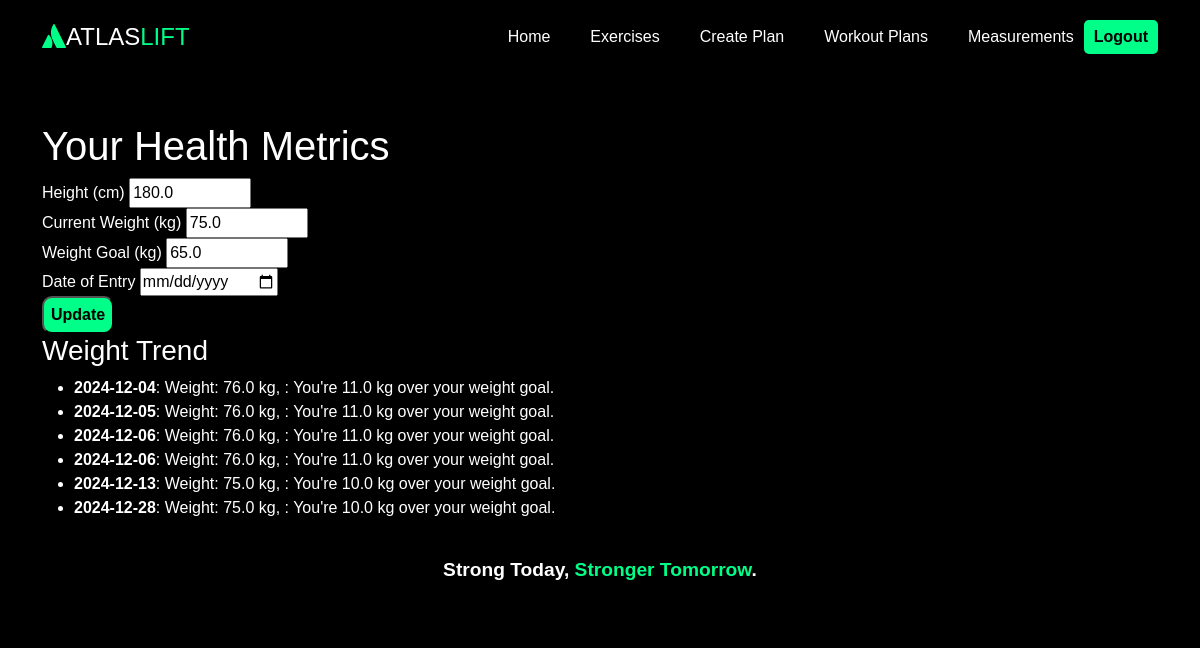
/health_metrics (signed in), run on the app's committed database.
### models.py (models this page shows, shortened)
class HealthMetrics(db.Model):
    __tablename__ = 'health_metrics'
    id = db.Column(db.Integer, primary_key=True)
    user_id = db.Column(db.Integer, db.ForeignKey('users.id'), nullable=False)
    height = db.Column(db.Float)
    current_weight = db.Column(db.Float, nullable=False)
    weight_goal = db.Column(db.Float, nullable=True)
    weight_history = db.relationship('WeightHistory', backref='health_metrics', lazy=True)
    user = db.relationship('User', backref='health_metrics')

class WeightHistory(db.Model):
    __tablename__ = 'weight_history'
    id = db.Column(db.Integer, primary_key=True)
    health_metrics_id = db.Column(db.Integer, db.ForeignKey('health_metrics.id'), nullable=False)
    date = db.Column(db.Date, nullable=False)
    weight = db.Column(db.Float, nullable=False)

### app.py (the view, shortened to what this page needs)
    @app.route('/health_metrics', methods=['GET', 'POST'])
    @login_required
    def health_metrics():
        metrics = HealthMetrics.query.filter_by(user_id=current_user.id).first()
        form = UpdateHealthMetricsForm()
        if metrics:
            form.height.data = metrics.height
            form.current_weight.data = metrics.current_weight
            form.weight_goal.data = metrics.weight_goal
        weight_trend = metrics.weight_history if metrics else []
        weight_trend_info = []
        for entry in weight_trend:
            difference = metrics.weight_goal - entry.weight
            if difference > 0:
                trend_message = f": You're {difference} kg under your weight goal."
            elif difference < 0:
                trend_message = f": You're {abs(difference)} kg over your weight goal."
            else:
                trend_message = ": You've reached your weight goal!"
            weight_trend_info.append({
                "entry": entry,
                "message": trend_message
            })
        return render_template('health_metrics.html', form=form, weight_trend_info=weight_trend_info)

### forms.py
class UpdateHealthMetricsForm(FlaskForm):
    height = FloatField('Height (cm)', validators=[DataRequired()])
    current_weight = FloatField('Current Weight (kg)', validators=[DataRequired()])
    weight_goal = FloatField('Weight Goal (kg)', validators=[DataRequired()])
    weight_date = DateField('Date of Entry', validators=[DataRequired()])  # Date field
    submit = SubmitField('Update')

### templates/health_metrics.html (shortened to what this page needs)
{% extends "base.html" %}
{% block content %}
<h1>Your Health Metrics</h1>
<form method="post">
    <div>
        {{ form.height.label }} {{ form.height(size=10) }}
    </div>
    <div>
        {{ form.current_weight.label }} {{ form.current_weight(size=10) }}
    </div>
    <div>
        {{ form.weight_goal.label }} {{ form.weight_goal(size=10) }}
    </div>
    <div>
        {{ form.weight_date.label }} {{ form.weight_date() }}
    </div>
    <div>
        {{ form.submit(class="btn-primary")}}
    </div>
</form>
{% if weight_trend_info %}
    <h3>Weight Trend</h3>
    <ul>
        {% for info in weight_trend_info %}
            <li>
                <strong>{{ info.entry.date }}</strong>:
                Weight: {{ info.entry.weight }} kg,
                {{ info.message }}
            </li>
        {% endfor %}
    </ul>
{% else %}
    <p>No weight history available.</p>
{% endif %}
{% endblock %}

### static/styles.css (style rules this page uses)
body { margin: 0; font-family: 'Arial', sans-serif; color: #fff; background-color: #000; display: flex; flex-direction: column; min-height: 100vh; }
.btn-primary { display: inline-block; padding: 5px 7px; background: #00ff88; color: #000; font-weight: bold; border-radius: 10px; }

### data on the page
HealthMetrics: height "180.0", current_weight "75.0", weight_goal "65.0"
WeightHistory: entry "2024-12-04", entry.weight "76.0"
WeightHistory: entry "2024-12-05", entry.weight "76.0"
WeightHistory: entry "2024-12-06", entry.weight "76.0"
WeightHistory: entry "2024-12-06", entry.weight "76.0"
WeightHistory: entry "2024-12-13", entry.weight "75.0"
WeightHistory: entry "2024-12-28", entry.weight "75.0"

### other printed values
{{ info.message }} ": You're 11.0 kg over your weight goal." ": You're 11.0 kg over your weight goal." ": You're 11.0 kg over your weight goal." ": You're 11.0 kg over your weight goal." ": You're 10.0 kg over your weight goal." ": You're 10.0 kg over your weight goal."
